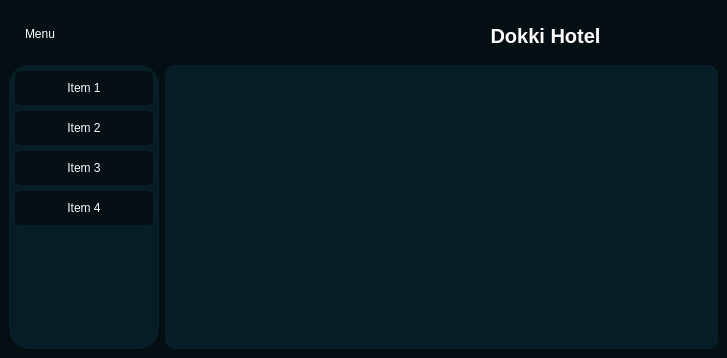
<?xml version="1.0" encoding="UTF-8"?>
<ui version="4.0">
 <class>MainWindow</class>
 <widget class="QMainWindow" name="MainWindow">
  <property name="geometry">
   <rect>
    <x>0</x>
    <y>0</y>
    <width>727</width>
    <height>358</height>
   </rect>
  </property>
  <property name="windowTitle">
   <string>MainWindow</string>
  </property>
  <widget class="QWidget" name="centralwidget">
   <property name="styleSheet">
    <string notr="true">*{
border: none;
background-color: transparent;
color: #fff;
}
#centralwidget{ 
background-color: #040f13;
}
#side_menu{
background-color: #071e26;
border-radius: 20px;
}
QPushButton {
padding: 10px;
background-color: #040f13;
border-radius: 5px;
}
#main_body{
background-color: #071e26;
border-radius: 10px;
}</string>
   </property>
   <layout class="QVBoxLayout" name="verticalLayout">
    <item alignment="Qt::AlignTop">
     <widget class="QFrame" name="header">
      <property name="minimumSize">
       <size>
        <width>0</width>
        <height>50</height>
       </size>
      </property>
      <property name="maximumSize">
       <size>
        <width>16777215</width>
        <height>50</height>
       </size>
      </property>
      <property name="frameShape">
       <enum>QFrame::StyledPanel</enum>
      </property>
      <property name="frameShadow">
       <enum>QFrame::Raised</enum>
      </property>
      <layout class="QHBoxLayout" name="horizontalLayout_2">
       <property name="spacing">
        <number>6</number>
       </property>
       <property name="leftMargin">
        <number>6</number>
       </property>
       <property name="topMargin">
        <number>6</number>
       </property>
       <property name="rightMargin">
        <number>6</number>
       </property>
       <property name="bottomMargin">
        <number>6</number>
       </property>
       <item alignment="Qt::AlignLeft">
        <widget class="QFrame" name="frame">
         <property name="frameShape">
          <enum>QFrame::StyledPanel</enum>
         </property>
         <property name="frameShadow">
          <enum>QFrame::Raised</enum>
         </property>
         <layout class="QHBoxLayout" name="horizontalLayout_3">
          <property name="spacing">
           <number>0</number>
          </property>
          <property name="leftMargin">
           <number>0</number>
          </property>
          <property name="topMargin">
           <number>0</number>
          </property>
          <property name="rightMargin">
           <number>0</number>
          </property>
          <property name="bottomMargin">
           <number>0</number>
          </property>
          <item>
           <widget class="QPushButton" name="pushButton">
            <property name="minimumSize">
             <size>
              <width>0</width>
              <height>30</height>
             </size>
            </property>
            <property name="maximumSize">
             <size>
              <width>16777215</width>
              <height>30</height>
             </size>
            </property>
            <property name="text">
             <string>Menu</string>
            </property>
            <property name="icon">
             <iconset resource="newicons.qrc">
              <normaloff>:/icons/newicons/align-justify.svg</normaloff>:/icons/newicons/align-justify.svg</iconset>
            </property>
            <property name="iconSize">
             <size>
              <width>24</width>
              <height>24</height>
             </size>
            </property>
           </widget>
          </item>
         </layout>
        </widget>
       </item>
       <item>
        <widget class="QFrame" name="frame_3">
         <property name="frameShape">
          <enum>QFrame::StyledPanel</enum>
         </property>
         <property name="frameShadow">
          <enum>QFrame::Raised</enum>
         </property>
         <widget class="QLabel" name="label">
          <property name="geometry">
           <rect>
            <x>28</x>
            <y>0</y>
            <width>301</width>
            <height>41</height>
           </rect>
          </property>
          <property name="font">
           <font>
            <pointsize>15</pointsize>
            <weight>75</weight>
            <bold>true</bold>
           </font>
          </property>
          <property name="text">
           <string>Dokki Hotel</string>
          </property>
          <property name="alignment">
           <set>Qt::AlignCenter</set>
          </property>
         </widget>
        </widget>
       </item>
      </layout>
     </widget>
    </item>
    <item>
     <widget class="QFrame" name="frame_2">
      <property name="maximumSize">
       <size>
        <width>16777215</width>
        <height>16777215</height>
       </size>
      </property>
      <property name="frameShape">
       <enum>QFrame::StyledPanel</enum>
      </property>
      <property name="frameShadow">
       <enum>QFrame::Raised</enum>
      </property>
      <layout class="QHBoxLayout" name="horizontalLayout">
       <property name="spacing">
        <number>6</number>
       </property>
       <property name="leftMargin">
        <number>0</number>
       </property>
       <property name="topMargin">
        <number>0</number>
       </property>
       <property name="rightMargin">
        <number>0</number>
       </property>
       <property name="bottomMargin">
        <number>0</number>
       </property>
       <item alignment="Qt::AlignLeft">
        <widget class="QFrame" name="side_menu">
         <property name="sizePolicy">
          <sizepolicy hsizetype="Preferred" vsizetype="Expanding">
           <horstretch>0</horstretch>
           <verstretch>0</verstretch>
          </sizepolicy>
         </property>
         <property name="frameShape">
          <enum>QFrame::StyledPanel</enum>
         </property>
         <property name="frameShadow">
          <enum>QFrame::Raised</enum>
         </property>
         <layout class="QVBoxLayout" name="verticalLayout_2">
          <property name="spacing">
           <number>0</number>
          </property>
          <property name="leftMargin">
           <number>0</number>
          </property>
          <property name="topMargin">
           <number>0</number>
          </property>
          <property name="rightMargin">
           <number>0</number>
          </property>
          <property name="bottomMargin">
           <number>0</number>
          </property>
          <item alignment="Qt::AlignTop">
           <widget class="QFrame" name="frame_4">
            <property name="minimumSize">
             <size>
              <width>150</width>
              <height>0</height>
             </size>
            </property>
            <property name="maximumSize">
             <size>
              <width>150</width>
              <height>16777215</height>
             </size>
            </property>
            <property name="frameShape">
             <enum>QFrame::StyledPanel</enum>
            </property>
            <property name="frameShadow">
             <enum>QFrame::Raised</enum>
            </property>
            <layout class="QVBoxLayout" name="verticalLayout_3">
             <property name="spacing">
              <number>6</number>
             </property>
             <property name="leftMargin">
              <number>6</number>
             </property>
             <property name="topMargin">
              <number>6</number>
             </property>
             <property name="rightMargin">
              <number>6</number>
             </property>
             <property name="bottomMargin">
              <number>6</number>
             </property>
             <item>
              <widget class="QPushButton" name="pushButton_2">
               <property name="text">
                <string>Item 1</string>
               </property>
               <property name="icon">
                <iconset resource="newicons.qrc">
                 <normaloff>:/icons/newicons/home.svg</normaloff>:/icons/newicons/home.svg</iconset>
               </property>
              </widget>
             </item>
             <item>
              <widget class="QPushButton" name="pushButton_3">
               <property name="text">
                <string>Item 2</string>
               </property>
               <property name="icon">
                <iconset resource="newicons.qrc">
                 <normaloff>:/icons/newicons/user-check.svg</normaloff>:/icons/newicons/user-check.svg</iconset>
               </property>
              </widget>
             </item>
             <item>
              <widget class="QPushButton" name="pushButton_4">
               <property name="text">
                <string>Item 3</string>
               </property>
               <property name="icon">
                <iconset resource="newicons.qrc">
                 <normaloff>:/icons/newicons/info.svg</normaloff>:/icons/newicons/info.svg</iconset>
               </property>
              </widget>
             </item>
             <item>
              <widget class="QPushButton" name="pushButton_5">
               <property name="enabled">
                <bool>true</bool>
               </property>
               <property name="layoutDirection">
                <enum>Qt::LeftToRight</enum>
               </property>
               <property name="text">
                <string>Item 4</string>
               </property>
               <property name="icon">
                <iconset resource="newicons.qrc">
                 <normaloff>:/icons/newicons/settings.svg</normaloff>:/icons/newicons/settings.svg</iconset>
               </property>
               <property name="flat">
                <bool>false</bool>
               </property>
              </widget>
             </item>
            </layout>
           </widget>
          </item>
         </layout>
        </widget>
       </item>
       <item>
        <widget class="QFrame" name="main_body">
         <property name="sizePolicy">
          <sizepolicy hsizetype="Expanding" vsizetype="Preferred">
           <horstretch>0</horstretch>
           <verstretch>0</verstretch>
          </sizepolicy>
         </property>
         <property name="frameShape">
          <enum>QFrame::StyledPanel</enum>
         </property>
         <property name="frameShadow">
          <enum>QFrame::Raised</enum>
         </property>
        </widget>
       </item>
      </layout>
     </widget>
    </item>
   </layout>
  </widget>
 </widget>
 <resources>
  <include location="icons.qrc"/>
  <include location="newicons.qrc"/>
 </resources>
 <connections/>
</ui>
